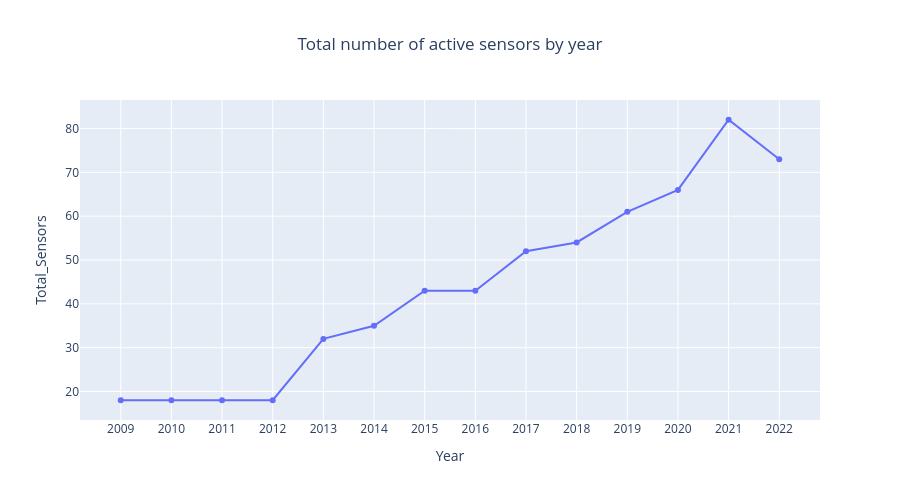

The code cell stored with this chart in its notebook:
### Markdown cell above
Sometimes, you may want to customize your visualizations in ways that Plotly Express doesn't allow through its more concise interface. In these situations, we can fall back to Plotly's lower-level figure API by updating the properties of the figure object that's returned from Plotly Express functions. For example, in the chart shown above, we might want every year on the x-axis to have a label, rather than every other. We also might want to align the title so that it's in the center of the plot, rather than to the left. A general-purpose way to update layout properties such as these is to call the **Figure.update_figure()** method (for an existing Figure object) and pass its parameters with the new
properties.

### Code cell
figure.update_layout(xaxis={"dtick": 1}, title={"x": 0.5})

### Figure 1 — Plotly figure (JSON) as saved in the notebook; plotly's stock layout.template omitted (floating-point values rounded to 4 significant figures)
{"data": [{"hovertemplate": "Year=%{x}<br>Total_Sensors=%{y}<extra></extra>", "legendgroup": "", "line": {"color": "#636efa", "dash": "solid"}, "marker": {"symbol": "circle"}, "mode": "lines+markers", "name": "", "orientation": "v", "showlegend": false, "type": "scatter", "x": [2009, 2010, 2011, 2012, 2013, 2014, 2015, 2016, 2017, 2018, 2019, 2020, 2021, 2022], "xaxis": "x", "y": [18, 18, 18, 18, 32, 35, 43, 43, 52, 54, 61, 66, 82, 73], "yaxis": "y"}], "layout": {"height": 500, "legend": {"tracegroupgap": 0}, "title": {"text": "Total number of active sensors by year", "x": 0.5}, "xaxis": {"anchor": "y", "domain": [0, 1], "dtick": 1, "title": {"text": "Year"}}, "yaxis": {"anchor": "x", "domain": [0, 1], "title": {"text": "Total_Sensors"}}}}
